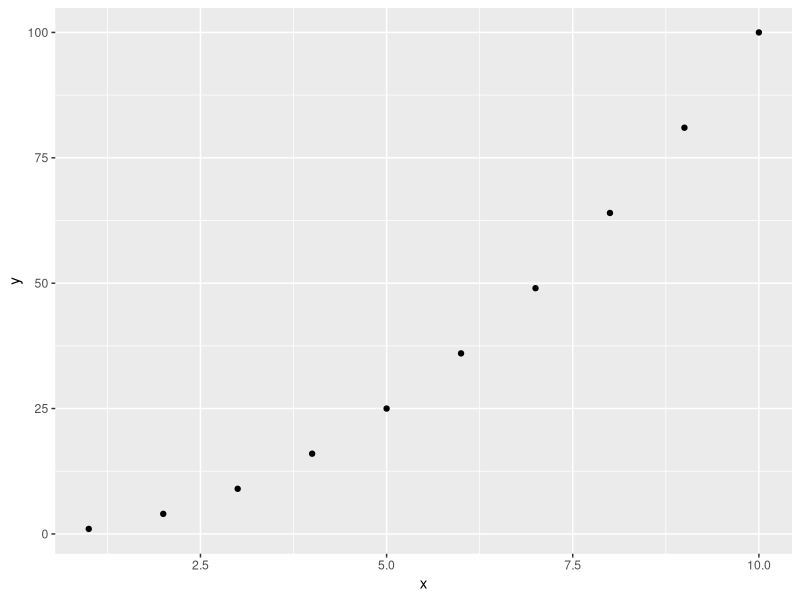
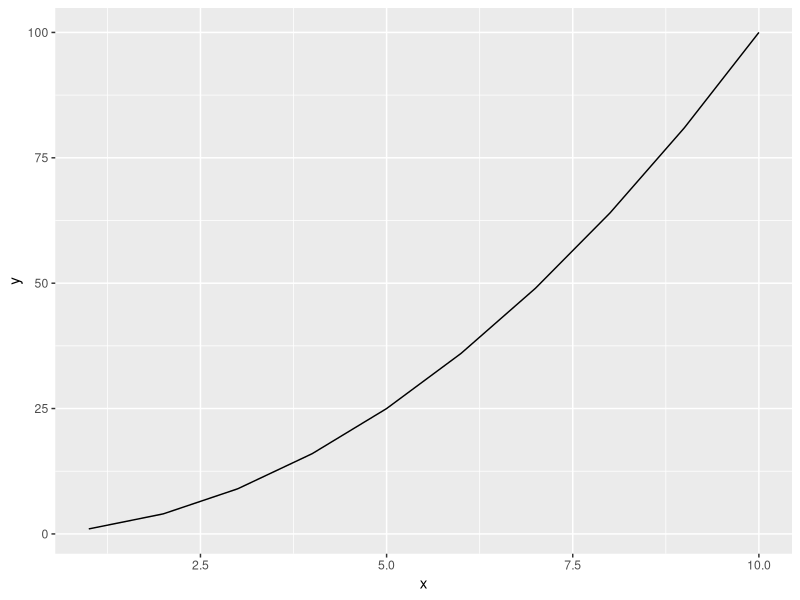
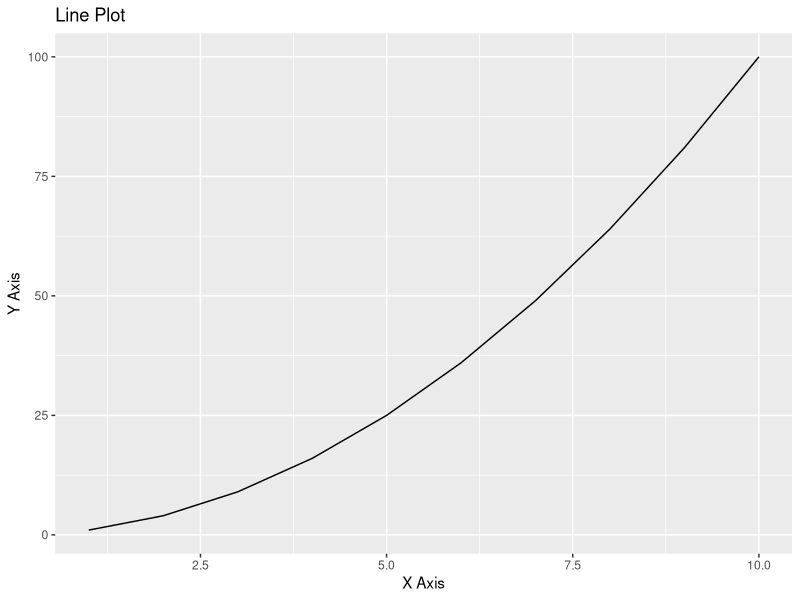
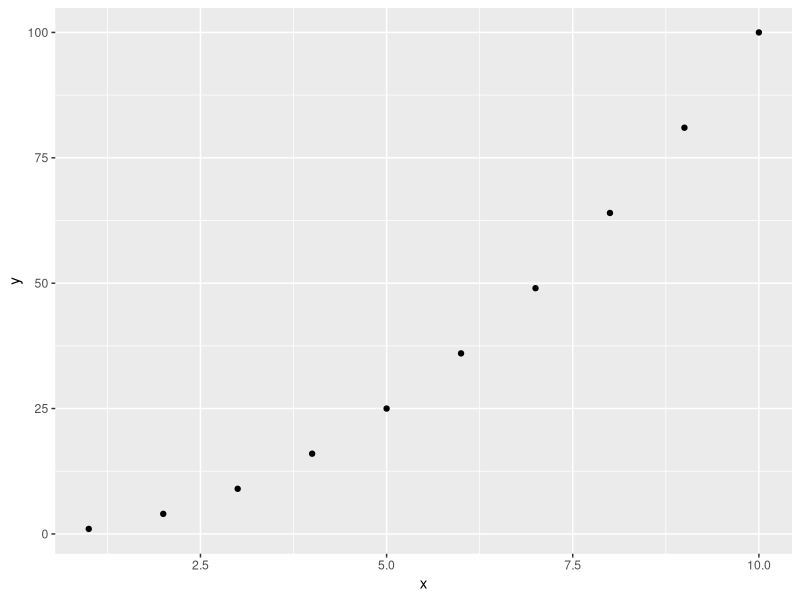

Write R code to recreate these figures, in order.
#1. Write R code to install and load the ggplot2 package.
install.packages("ggplot2")
library(ggplot2)

#2. Use qplot() to create a simple scatter plot with vectors x and y.
x <- 1:10
y <- x^2
qplot(x, y)

#3. Save your plot as a JPEG file using R.
jpeg("scatter_plot.jpg")
qplot(x, y)
dev.off()

#4. Create a line plot connecting points using ggplot and geom_line().
df <- data.frame(x = 1:10, y = x^2)
ggplot(df, aes(x, y)) + geom_line()

#5. Add titles and axis labels to your plot using ggplot2.
ggplot(df, aes(x, y)) +
  geom_line() +
  ggtitle("Line Plot") +
  xlab("X Axis") +
  ylab("Y Axis")
